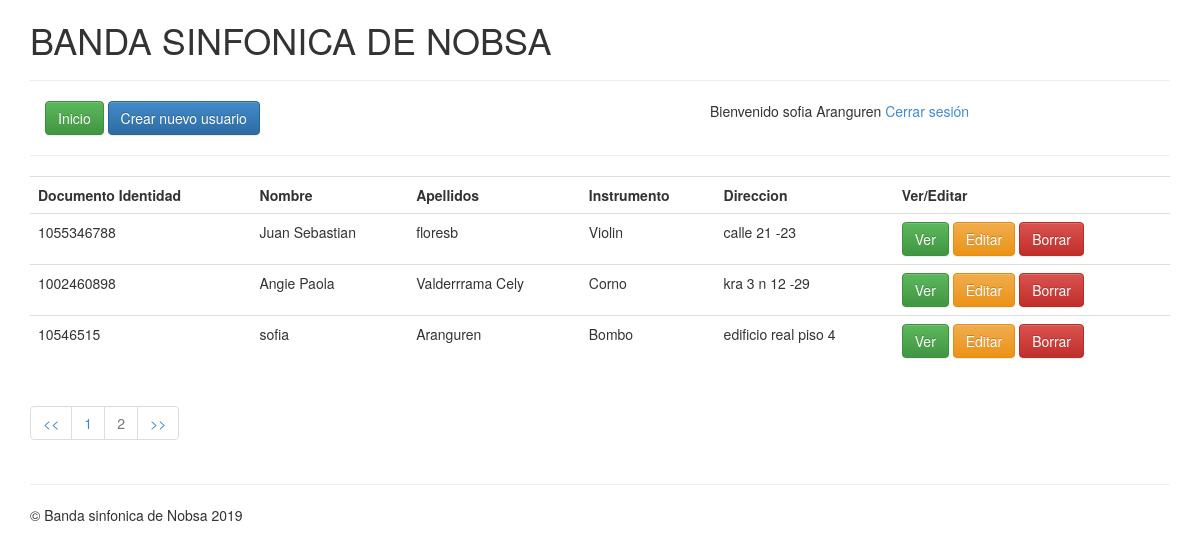
The page /index.php?page=2 (signed in) on the database its author committed.
### tables this page shows
CREATE TABLE `users` (
  `user_id` int(255) NOT NULL,
  `identificacion` varchar(55) DEFAULT NULL,
  `nombre` varchar(50) DEFAULT NULL,
  `apellidos` varchar(255) DEFAULT NULL,
  `instrumento` varchar(255) DEFAULT NULL,
  `email` varchar(255) DEFAULT NULL,
  `password` varchar(255) DEFAULT NULL,
  `role` varchar(255) DEFAULT NULL,
  `direccion` text,
  `acudiente` varchar(255) DEFAULT NULL,
  `telefonoAcudiente` varchar(255) DEFAULT NULL,
  `image` varchar(255) DEFAULT NULL
);

### index.php (the view, shortened to what this page needs)
<?php
include 'includes/header.php';
$users = mysqli_query($db, "SELECT * FROM users");
$num_total_users=mysqli_num_rows($users);
if($num_total_users>0){
	$rows_per_page=3;
	$page=false;
	if(isset($_GET["page"])){
		$page=$_GET["page"];
	}
	if(!$page){
		$start=0;
		$page=1;
	}else{
		$start=($page-1) * $rows_per_page;
	}
	$total_pages=ceil($num_total_users / $rows_per_page);
	$sql="SELECT * FROM users ORDER BY user_id DESC LIMIT {$start}, {$rows_per_page};";
	$users=mysqli_query($db, $sql);
}else{
	echo "No hay Usuarios";
}
?>
<table class="table">
	<tr>
		<th>Documento Identidad</th>
		<th>Nombre</th>
		<th>Apellidos</th>
		<th>Instrumento</th>
		<th>Direccion</th>
		<th>Ver/Editar</th>
	</tr>
	<?php while ($user = mysqli_fetch_assoc($users)) { ?>
	<tr>
	 	<td><?=$user["identificacion"]?></td>
		<td><?=$user["nombre"]?></td>
		<td><?=$user["apellidos"]?></td>
		<td><?=$user["instrumento"]?></td>
		<td><?=$user["direccion"]?></td>
		<td>
			<a href="ver.php?id=<?=$user["user_id"]?>" class="btn btn-success">Ver</a>
			<a href="editar.php?id=<?=$user["user_id"]?>" class="btn btn-warning">Editar</a>
			<?php if(isset($_SESSION["logged"]) && $_SESSION["logged"]["role"] == 1){ ?>
				<a href="borrar.php?id=<?=$user["user_id"]?>" class="btn btn-danger">Borrar</a>
			<?php } ?>
		</td>
	</tr>
	<?php } ?>
</table>
<?php if($num_total_users>=1){?>
	<ul class="pagination">
		<li><a href="?page=<?=($page-1)?>"><<</a></li>
		<?php for($i=1; $i<=$total_pages; $i++){ ?>
			<?php if($page==$i){ ?>
				<li class="disabled"><a href="#"><?=$i?></a></li>
			<?php } else{ ?>
				<li><a href="?page=<?=$i?>"><?=$i?></a></li>
			<?php } ?>
			<?php } ?>
			<li><a href="?page=<?php $show_page=($page+1); if($show_page <= $total_pages){ echo $show_page;}else{ echo $total_pages;}?>">>></a></li>
	</ul>
<?php } ?>
<?php include("includes/footer.php")?>

### rows shown on the page
users: identificacion "1055346788", nombre "Juan Sebastian", apellidos "floresb", instrumento "Violin", direccion "calle 21 -23"
users: identificacion "1002460898", nombre "Angie Paola", apellidos "Valderrrama Cely", instrumento "Corno", direccion "kra 3 n 12 -29"
users: identificacion "10546515", nombre "sofia", apellidos "Aranguren", instrumento "Bombo", direccion "edificio real piso 4"

### other values the page prints
$_SESSION["logged"]["nombre"] "sofia"
$_SESSION["logged"]["apellidos"] "Aranguren"
